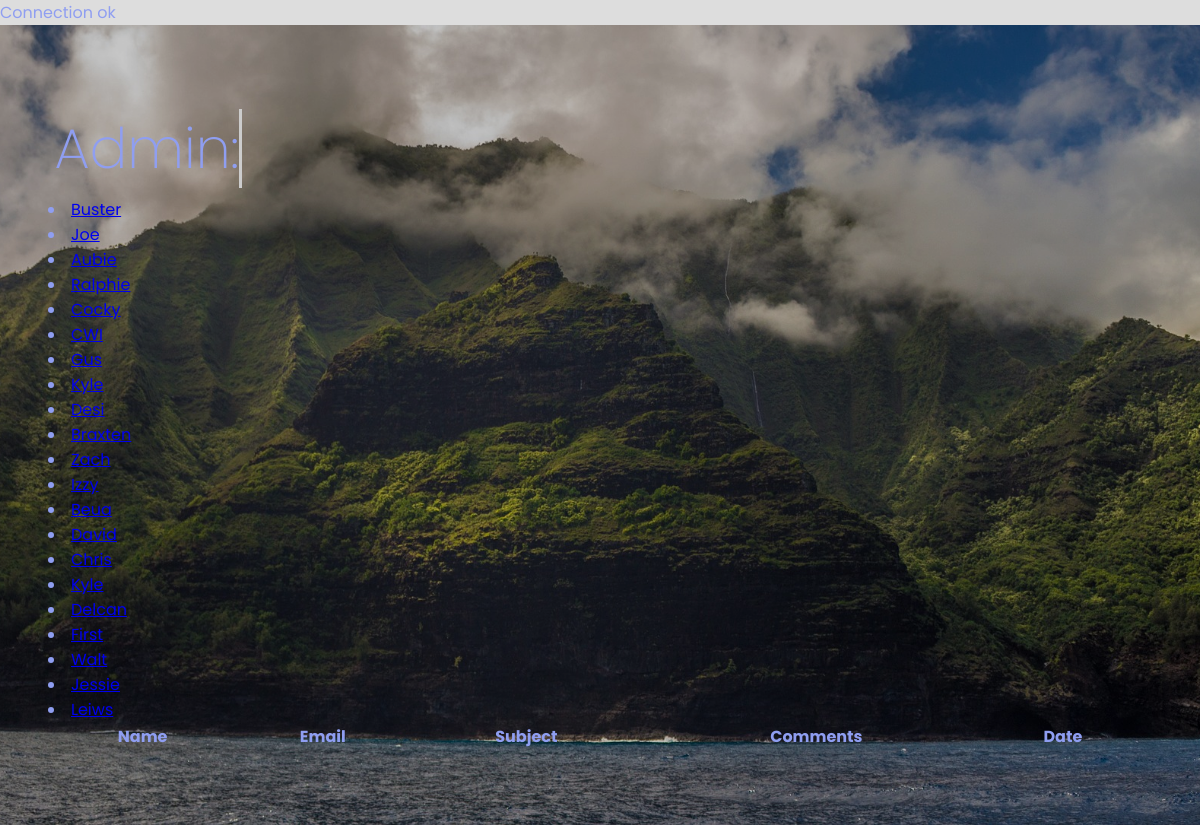
The app's page /admin.php with its own data.
### tables this page shows
CREATE TABLE IF NOT EXISTS information
(
    userID INT NOT NULL PRIMARY KEY AUTO_INCREMENT,
    first_name VARCHAR(255) NOT NULL,
    last_name VARCHAR(255) NOT NULL
);

### admin.php (the view, shortened to what this page needs)
<?php
require_once('database.php');
$query = 'SELECT * FROM information ORDER BY userID';
$statement = $db->prepare($query);
$statement->execute();
$users = $statement->fetchAll();
?>
<!DOCTYPE html>
<html lang="en">
    <head>
        <link rel="stylesheet" type="text/css" href="style.css" />
        <link href="style.css" rel="stylesheet" type="text/css"/>
    </head>
    <body>
        <div id="home">
            <div class="showcase">
                <div class="container">
                    <h1 id="name">Admin:
                        <span
                            class="txt-type"
                            data-wait="1500"
                            data-words='["Admin"]'
                            >
                        </span>
                    </h1>
                    <?php foreach ($users as $user) : ?>
                        <li><a href="?userID=<?php echo $user['userID']; ?>">
                                <?php echo $user['first_name']; ?>
                            </a>
                        </li>
                    <?php endforeach; ?>
                    <table id="customers">
                        <tr>
                            <th>Name</th>
                            <th>Email</th>
                            <th>Subject</th>
                            <th>Comments</th>
                            <th>Date</th>
                            <th>&nbsp;</th>
                        </tr>
                    </table>
                </div>
            </div>
        </div>
    </body>
</html>

### style.css (style rules this page uses)
* { margin: 0; padding: 0; scroll-behavior: smooth; }
body { font-family: "Poppins", Arial; color: rgb(143, 158, 241); background-color: #ddd; }
.showcase { background: rgba(180, 194, 211, 0.973) url("./img/hawaii.jpg") no-repeat center center / cover; background-attachment: fixed; height: 100vh; }
.container { display: -webkit-box; display: -ms-flexbox; display: flex; -webkit-box-orient: vertical; -webkit-box-direction: normal; -ms-flex-direction: column; flex-direction: column; -webkit-box-pack: center; -ms-flex-pack: center; justify-content: center; height: 100%; padding: 0 3rem; background: rgba(0, 0, 0, 0.205); }
.container h1, h2 { font-weight: 200; margin: 0.4rem; }
#name { font-size: 3.5rem; }

### records on screen
information: first_name "Buster"
information: first_name "Joe"
information: first_name "Aubie"
information: first_name "Ralphie"
information: first_name "Cocky"
information: first_name "CWI"
information: first_name "Gus"
information: first_name "Kyle"
information: first_name "Desi"
information: first_name "Braxten"
information: first_name "Zach"
information: first_name "Izzy"
information: first_name "Beua"
information: first_name "David"
information: first_name "Chris"
information: first_name "Kyle"
information: first_name "Delcan"
information: first_name "First"
information: first_name "Walt"
information: first_name "Jessie"
information: first_name "Leiws"
